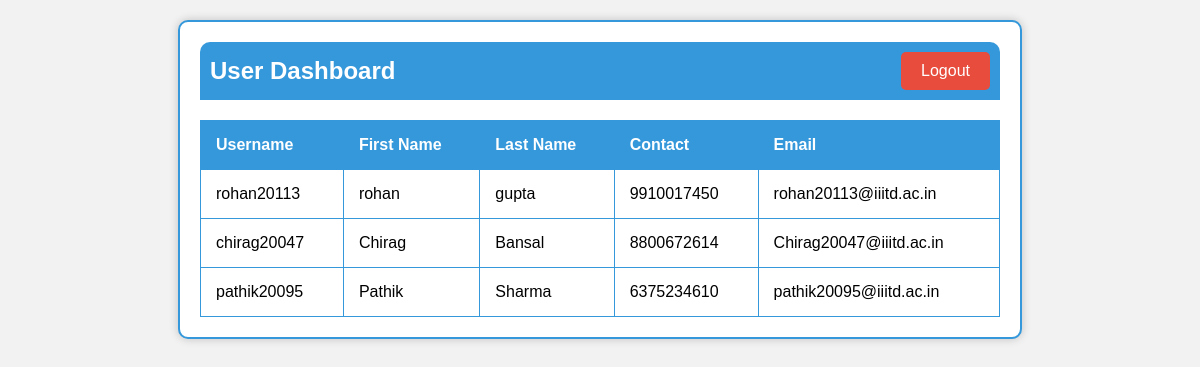
Before: /users_list/ with the older database file.
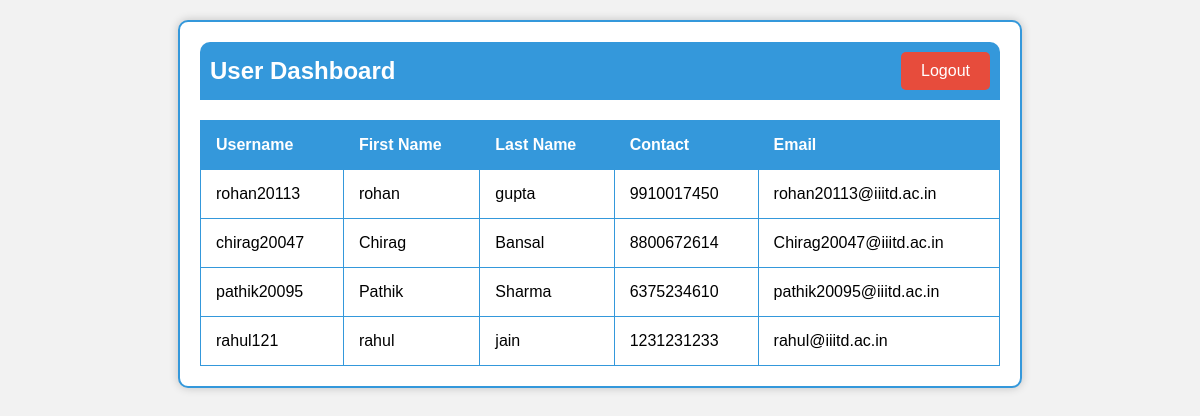
After: the same page with the newer database file.
### project_app/models.py (models this page shows, shortened)
class AppUser(models.Model):
    first_name = models.CharField(max_length=30, null= False, blank=False, default = None)
    second_name = models.CharField(max_length=30, default= None)
    username = models.CharField(max_length=30, null= False, blank=False, default = None)
    password = models.CharField(max_length=30, null= False, blank=False, default = None)
    email = models.CharField(max_length=30, null= False, blank=False, default = None)
    contact = models.CharField(max_length=30, null= False, blank=False, default = None)

### project_app/views.py (the view)
# urls.py: path("users_list/", views.dashboard_user_list, name="user_list_page"),
def dashboard_user_list(request):
    users = AppUser.objects.all()
    return render(request, 'user_list.html', {'users':users})

### project_app/templates/user_list.html (shortened to what this page needs)
<!DOCTYPE html>
<html>
<head>
</head>
<body>
    <div class="container">
        <div class="navbar">
            <h2>User Dashboard</h2>
            <a class="logout-button" href="/">Logout</a>
        </div>
        <table>
            <thead>
                <tr>
                    <th>Username</th>
                    <th>First Name</th>
                    <th>Last Name</th>
                    <th>Contact</th>
                    <th>Email</th>
                </tr>
            </thead>
            <tbody>
                {% for user in users %}
                <tr>
                    <td>{{ user.username }}</td>
                    <td>{{ user.first_name }}</td>
                    <td>{{ user.second_name }}</td>
                    <td>{{ user.contact }}</td>
                    <td>{{ user.email }}</td>
                </tr>
                {% endfor %}
            </tbody>
        </table>
    </div>
</body>
</html>

Changed rows visible on the page:
added AppUser: username "rahul121", first_name "rahul", second_name "jain", contact "1231231233", email "rahul@iiitd.ac.in"
